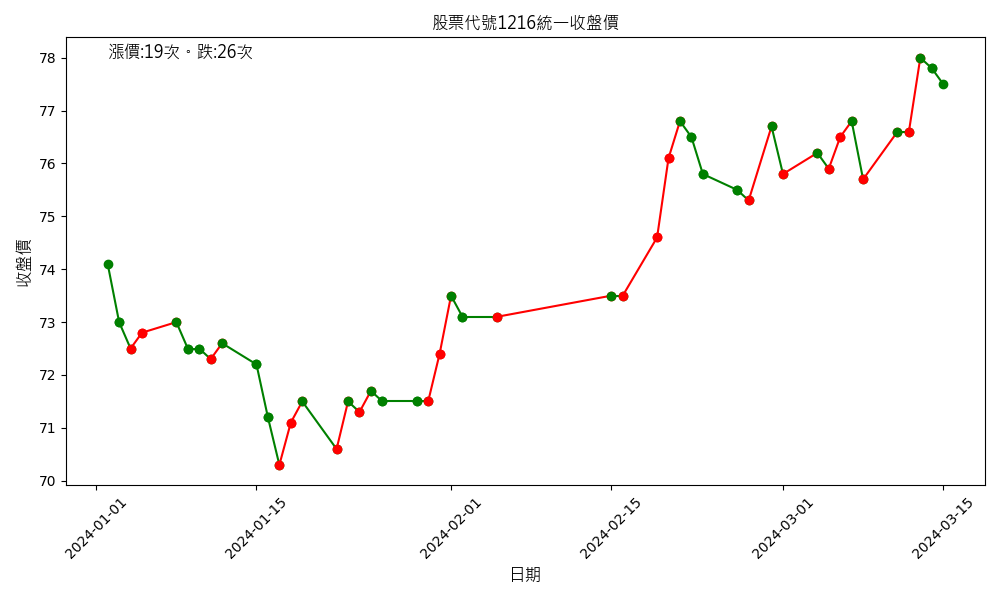

Reproduce this figure in Python.
import requests
import matplotlib.pyplot as plt
from datetime import datetime, timedelta
from matplotlib.font_manager import FontProperties

def fetch_stock_data(date, stock_no):
    url = f"http://www.twse.com.tw/exchangeReport/STOCK_DAY?response=csv&date={date}&stockNo={stock_no}"
    response = requests.get(url)
    dates, prices = [], []
    if response.status_code == 200:
        lines = response.text.split('\n')
        for line in lines:
            if line.count('",') > 8:
                parts = line.split('","')
                if len(parts) >= 7:
                    date_str = parts[0].replace('"', '')
                    try:
                        year, month, day = map(int, date_str.split('/'))
                    except ValueError:
                        continue
                    gregorian_year = year + 1911
                    date = datetime(gregorian_year, month, day)
                    closing_price = float(parts[6].replace(',', ''))
                    dates.append(date)
                    prices.append(closing_price)
    return dates, prices

def get_previous_month(date, months=1):
    month = date.month - months - 1
    year = date.year + month // 12
    month = month % 12 + 1
    day = min(date.day, [31, 29 if year % 4 == 0 else 28, 31, 30, 31, 30, 31, 31, 30, 31, 30, 31][month - 1])
    return datetime(year, month, day).strftime("%Y%m%d")

def plot_stock_data(dates, prices, stock_no):
    plt.figure(figsize=(10, 6))
    
    count_red = 0
    count_green = 0

    # 繁中
    font_path = "C:\\Windows\\Fonts\\msjh.ttc"
    font_properties = FontProperties(fname=font_path, size=12)

    for i in range(1, len(prices)):
        if prices[i] > prices[i-1]:
            plt.plot([dates[i-1], dates[i]], [prices[i-1], prices[i]], 'r-o')
            count_red += 1
        else:
            plt.plot([dates[i-1], dates[i]], [prices[i-1], prices[i]], 'g-o')
            count_green += 1

    plt.title(f'股票代號{stock_no}統一收盤價', fontproperties=font_properties)
    plt.xlabel('日期', fontproperties=font_properties)
    plt.ylabel('收盤價', fontproperties=font_properties)
    plt.xticks(rotation=45)
    

    plt.text(dates[0], max(prices), f'漲價:{count_red}次。跌:{count_green}次', fontproperties=font_properties, color='black')
    
    plt.tight_layout()
    plt.savefig(f"{stock_no}_3month_history.png")


if __name__ == "__main__":
    stock_number = "1216"
    current_date = datetime.now()
    current_month_str = current_date.strftime("%Y%m01")
    previous_month_str = get_previous_month(current_date)
    two_months_ago_str = get_previous_month(current_date, 2)

    two_months_ago_dates, two_months_ago_prices = fetch_stock_data(two_months_ago_str, stock_number)
    prev_dates, prev_prices = fetch_stock_data(previous_month_str, stock_number)
    curr_dates, curr_prices = fetch_stock_data(current_month_str, stock_number)

    all_dates = two_months_ago_dates + prev_dates + curr_dates
    all_prices = two_months_ago_prices + prev_prices + curr_prices

    plot_stock_data(all_dates, all_prices, stock_number)
